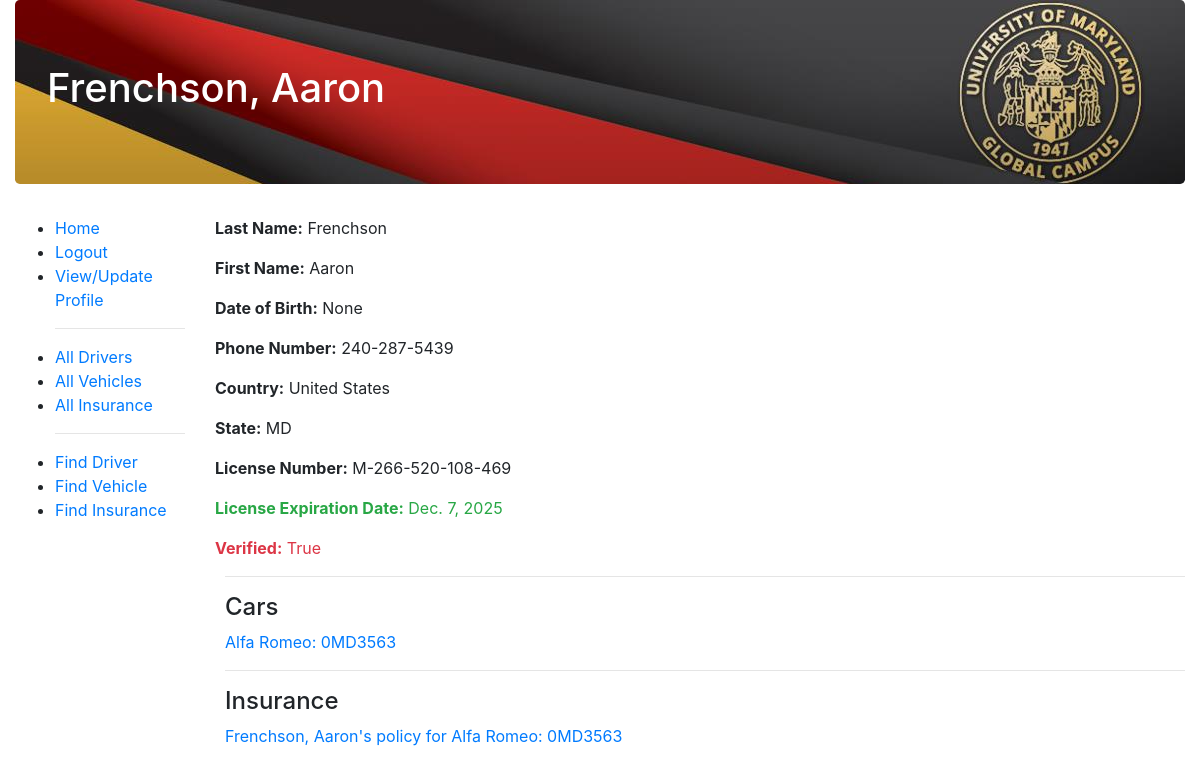
/povreg/driver/1 (signed in), run on the app's committed database.
### povreg/models.py (models this page shows, shortened)
class Driver(models.Model):
    first_name = models.TextField(max_length=30, help_text='driver\'s first name')
    last_name = models.TextField(max_length=30, help_text='driver\'s last name')
    license_num = models.TextField(max_length=20, help_text='driver\'s license number', unique=True)
    license_expiry = models.DateField(help_text='driver\'s license expiration date')
    state = models.TextField(max_length=30, help_text="State for the driver's license", blank=True)
    country = models.TextField(max_length=30, help_text="Country for the driver's license")
    phone_num = models.TextField(max_length=12, help_text="the driver's phone number")
    verified = models.BooleanField(help_text="whether driver data is verified by admin", default=False)
    dob = models.DateField(help_text="driver's date of birth", blank=True, null=True)
    user = models.OneToOneField(User, on_delete=models.SET_NULL, blank=True, null=True,
                                help_text="This is the user account that corresponds to the driver")
    @property
    def is_expired(self):
        if self.license_expiry < date.today():
            return True
        return False
    def __str__(self):
        return str(self.last_name + ', ' + self.first_name)

class Car(models.Model):
    driver = models.ForeignKey('Driver', on_delete=models.SET_NULL, blank=True, null=True)
    insurance = models.OneToOneField('Insurance', on_delete=models.SET_NULL, blank=True, null=True)
    v_make = models.TextField(max_length=30, help_text="vehicle's make")
    is_commercial = models.BooleanField(default=False,
                                        help_text="true if commercial vehicle, false if private. default is false")
    v_plate = models.TextField(max_length=10, help_text="vehicle's license plate")
    owner = models.TextField(max_length=30, help_text="vehicle's owner")
    REPORTED_STATUS = {
        ('st', 'stolen'),
        ('go', 'good'),
    }
    status = models.TextField(choices=REPORTED_STATUS, default='go', help_text="vehicle's current reported status")
    registration = models.TextField(max_length=30, help_text="vehicle registration", null=True, blank=True)
    v_model = models.TextField(max_length=30, help_text="vehicle's model", null=True, blank=True)
    v_state = models.TextField(max_length=30, help_text="vehicle's state of registration", null=True, blank=True)
    v_country = models.TextField(max_length=30, help_text="vehicle's country of registration", null=True, blank=True)
    def __str__(self):
        if (self.v_model is None) or (self.v_model == ""):
            return str(self.v_make + ": " + self.v_plate)
        else:
            return str(self.v_model + ", " + self.v_make + ": " + self.v_plate)
    def get_absolute_url(self):
        return reverse('car-detail', args=[str(self.id)])
    class Meta:
        unique_together = ("v_plate", "v_state", "v_country")

class Insurance(models.Model):
    driver = models.ForeignKey('Driver', on_delete=models.SET_NULL, blank=True, null=True)
    company = models.TextField(max_length=200, help_text="Company issuing insurance")
    policy_num = models.TextField(max_length=30, unique=True, help_text="Insurance Policy number")
    expiry = models.DateField(help_text="Insurance expiration date")
    coverage_type = models.TextField(max_length=30, help_text="type of insurance coverage")
    STATUS_TYPE = {
        ('ex', 'Expired'),
        ('su', 'Suspended'),
        ('ac', 'Active'),
    }
    status = models.TextField(choices=STATUS_TYPE, default='ac', help_text="vehicle's current insurance status")
    def get_absolute_url(self):
        return reverse('insurance-detail', args=[str(self.id)])
    def __str__(self):
        return str(self.driver.__str__() + "'s policy for " + self.car.__str__())

### povreg/views.py (the view)
# urls.py: path('driver/<int:pk>', views.DriverDetailView.as_view(), name="driver-detail"),
class DriverDetailView(UserPassesTestMixin, generic.DetailView):
    model = Driver
    def test_func(self):
        return self.request.user.groups.filter(name='Officers').exists()

### povreg/templates/povreg/driver_detail.html (shortened to what this page needs)
{% extends "base_generic.html" %}
{% block page_header %}
<h1>{{ driver }}</h1>
{% endblock %}
{% block content %}
<p><strong>Last Name:</strong> {{ driver.last_name }}</p>
<p><strong>First Name:</strong> {{ driver.first_name }}</p>
<p><strong>Date of Birth:</strong> {{ driver.dob }}</p>
<p><strong>Phone Number:</strong> {{ driver.phone_num }}</p>
<p><strong>Country:</strong> {{ driver.country }}</p>
<p><strong>State:</strong> {{ driver.state }}</p>
<p><strong>License Number:</strong> {{ driver.license_num }}</p>
<p class="{% if driver.is_expired %}text-danger{% else %}text-success{% endif %}">
    <strong>License Expiration Date:</strong> {{ driver.license_expiry }}</p>
<p class="{% if profile.verified %}text-success{% else %}text-danger{% endif %}">
    <strong>Verified:</strong> {{ driver.verified }}</p>
<div style="margin-left:10px; margin-top:10px">
    <hr>
    <h4>Cars</h4>
    {% for drivers_car in driver.car_set.all %}
    <p><a href="{{ drivers_car.get_absolute_url }}">{{drivers_car}}</a></p>
    {% endfor %}
</div>
<div style="margin-left:10px; margin-top:10px">
    <hr>
    <h4>Insurance</h4>
    {% for drivers_insurance in driver.insurance_set.all %}
    <p><a href="{{ drivers_insurance.get_absolute_url }}">{{ drivers_insurance }}</a></p>
    {% endfor %}
</div>
{% endblock %}

### data on the page
Driver: last_name+first_name "Frenchson, Aaron", last_name "Frenchson", first_name "Aaron", dob "None", phone_num "240-287-5439", country "United States", state "MD", license_num "M-266-520-108-469", license_expiry "Dec. 7, 2025", verified "True"
Car: v_model+v_make+v_plate "Alfa Romeo: 0MD3563"
Insurance: driver+id "Frenchson, Aaron's policy for Alfa Romeo: 0MD3563"
